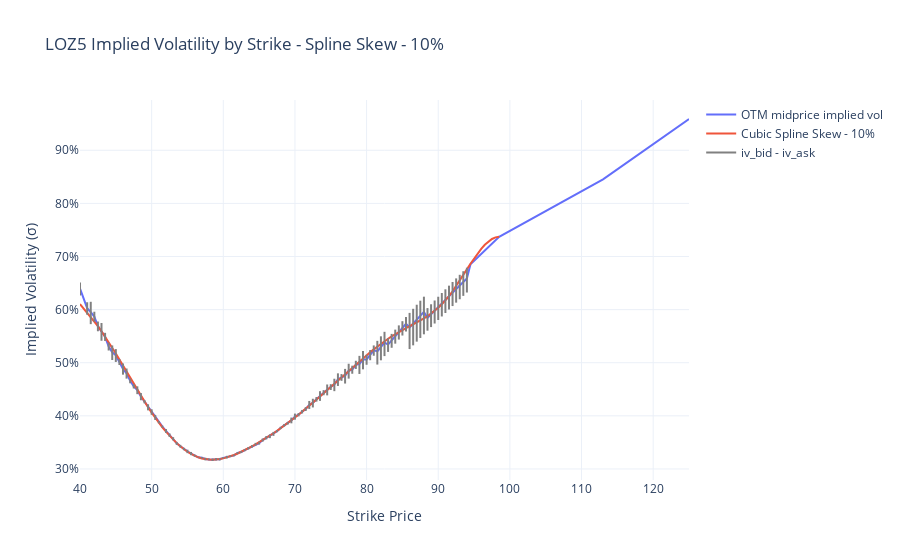

Notebook cell for this chart:
### Code cell
percent, extrapolate = 10, False
fig = go.Figure()
add_vol_plot(
    fig=fig,
    vol_df=df,
    name="OTM midprice implied vol",
    y_col="iv_midprice",
    strike_range=near_atm,
    mode="lines",
)
add_vol_plot(
    fig=fig,
    vol_df=df,
    name=f"Cubic Spline Skew - {percent}%",
    y_col=f"spline_skew_{percent}_{extrapolate}",
    strike_range=near_atm,
    mode="lines",
)
add_vol_range(fig, vol_df=df, strike_range=near_atm)

layout_vol(fig=fig, label=option_label, detail=f"Spline Skew - {percent}%")
fig.show()
